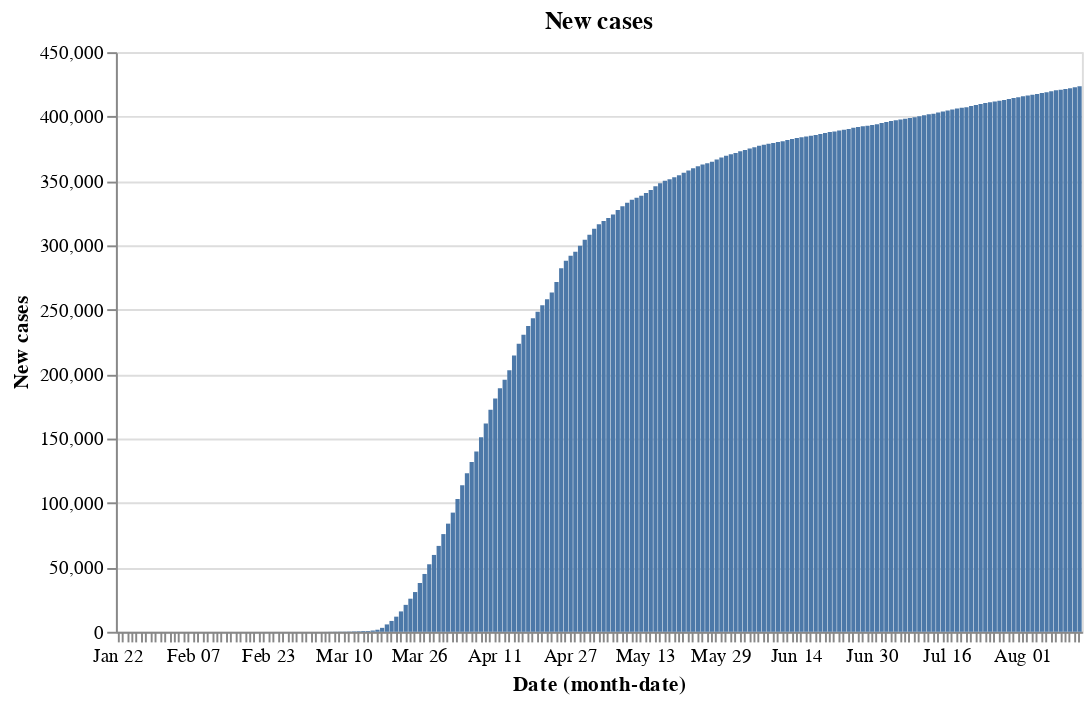

Source (notebook cell):
### Code cell
#base_ny.encode(y='Confirmed').properties(title='Total Confirmed') | base_ny.encode(y='Deaths',color = red).properties(title='Total deaths')

base_ny.encode(y='New cases').properties(title='New cases')

### Figure 1 — Vega-Lite specification as saved in the notebook (floating-point values rounded to 4 significant figures; data arrays with more than 128 entries replaced by an {"elided": "..."} marker saying what was removed)
{"config": {"view": {"continuousWidth": 400, "continuousHeight": 300}}, "data": {"name": "data-65deab8214992c771b184fe59b19f798"}, "mark": "bar", "encoding": {"x": {"type": "ordinal", "field": "Date", "timeUnit": "monthdate"}, "y": {"type": "quantitative", "field": "New cases"}}, "title": "New cases", "width": 500, "$schema": "https://vega.github.io/schema/vega-lite/v4.8.1.json", "datasets": {"data-65deab8214992c771b184fe59b19f798": {"elided": "205 records"}}}
